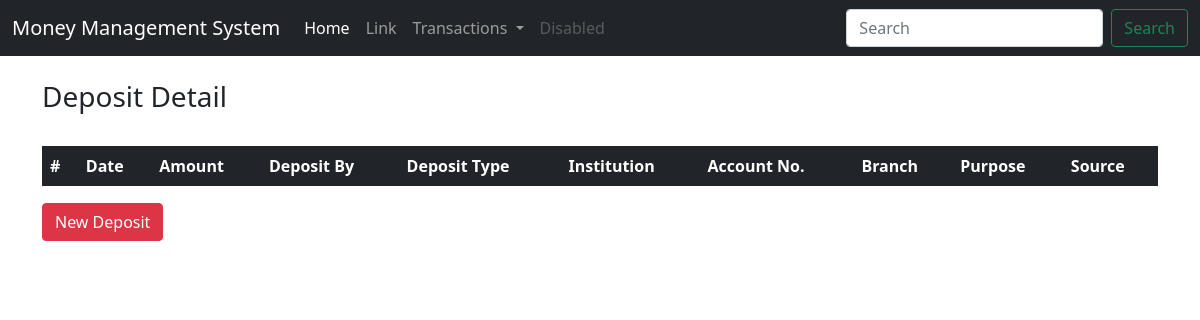
/deposit/all/, run on an earlier commit of the app's database.
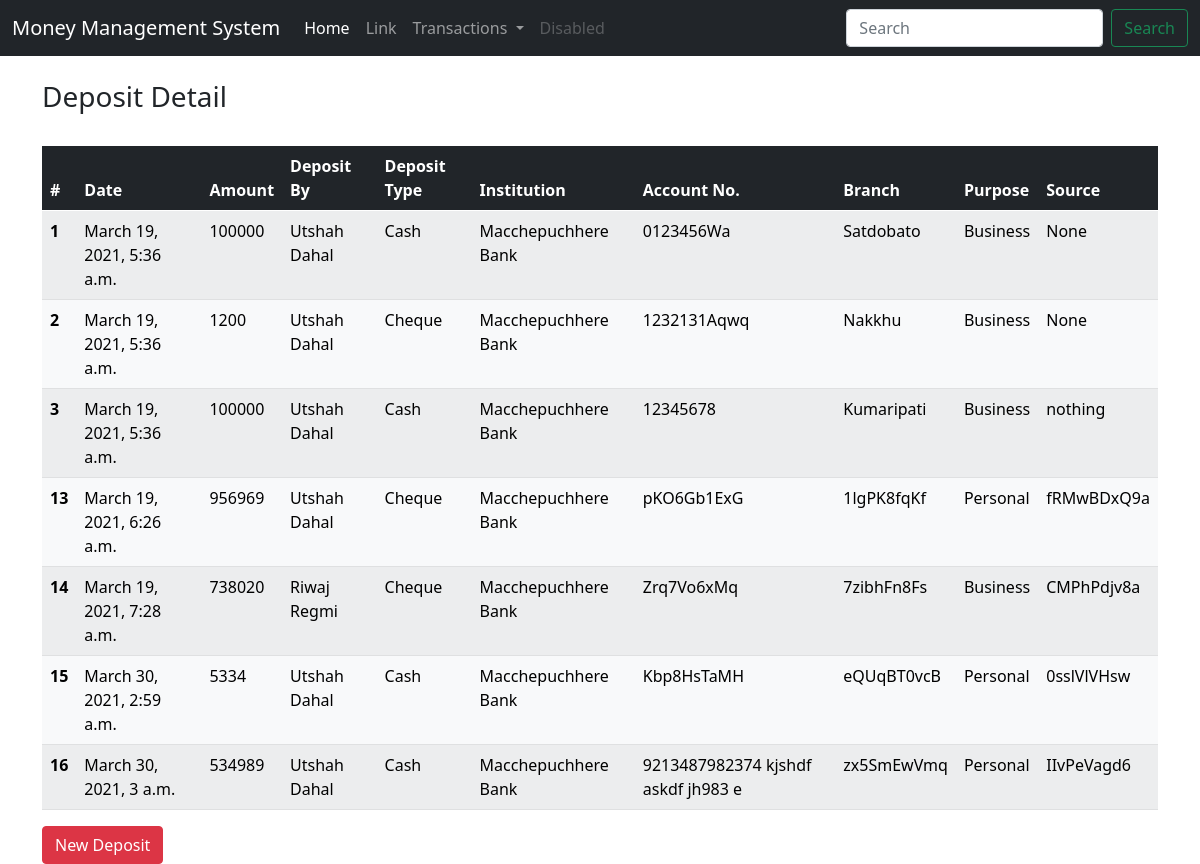
And on a later commit of the database.
### deposit/models.py (models this page shows, shortened)
class TimeStamp(models.Model):
    created_at = models.DateTimeField(auto_now_add=True)
    updated_at = models.DateTimeField(null=True, blank=True)
    class Meta:
        abstract = True

class Deposits(TimeStamp):
    deposit_date = models.DateTimeField(auto_now=True)
    account_no = models.CharField(max_length=300)
    amount = models.PositiveIntegerField()
    by = models.ForeignKey(PersonDetail, on_delete=models.CASCADE)
    deposit_method = models.CharField(max_length=150, choices=DEPOSIT_METHOD)
    institution = models.ForeignKey(InstitutionDetail, on_delete=models.CASCADE)
    branch = models.CharField(max_length=200, default='')
    purpose = models.CharField(max_length=200, choices=PURPOSE)
    business_name = models.CharField(max_length=200, null=True, blank=True)
    source_of_deposit = models.CharField(max_length=300, blank=True, null=True)
    source = models.CharField(max_length=250, null=True, blank=True)
    cheque_no = models.CharField(max_length=200, blank=True, null=True)
    cheque_image = models.ImageField(upload_to='images/cheque_images/', null=True, blank=True)
    deposit_slip_image = models.ImageField(upload_to='images/deposit_slip', null=True, blank=True)

class PersonDetail(TimeStamp):
    name = models.CharField(max_length=200)
    contact = models.CharField(max_length=10, null=True, blank=True)
    address = models.CharField(max_length=200, null=True, blank=True)
    def __str__(self):
        return self.name

### master/models.py (models this page shows, shortened)
class TimeStamp(models.Model):
    created_at = models.DateTimeField(auto_now_add=True)
    updated_at = models.DateTimeField(null=True, blank=True)
    class Meta:
        abstract = True

class InstitutionDetail(TimeStamp):
    institution_type = models.ForeignKey(InstitutionType, on_delete=models.CASCADE)
    name = models.CharField(max_length=200)
    balance = models.PositiveIntegerField(default=0)
    address = models.CharField(max_length=200, blank=True, null=True)
    contact = models.CharField(max_length=10, blank=True, null=True)
    def __str__(self):
        return self.name

### deposit/views.py (the view)
# urls.py: path('deposit/all/', DepositListView.as_view(), name='deposit-list'),
class DepositListView(View):
    def get(self, request):
        person_detail = PersonDetail.objects.all()
        deposit_detail = Deposits.objects.all()
        context = {
            'person_detail':person_detail,
            'deposit_detail':deposit_detail,
        }
        return render(request, 'deposit/deposit-list-view.html', context=context)

### templates/deposit/deposit-list-view.html (shortened to what this page needs)
{% extends 'base/base.html' %}
{% block content %}
<div class="container mt-4">
    <div class="row">
        <div class="col-lg">
            <h3>Deposit Detail</h3>
        </div>
    </div>
</div>
<div class="container">
    <table class="table table-dark table-striped w-100 mt-4">
        <thead>
            <tr>
                <th>#</th>
                <th>Date</th>
                <th>Amount</th>
                <th>Deposit By</th>
                <th>Deposit Type</th>
                <th>Institution</th>
                <th>Account No.</th>
                <th>Branch</th>
                <th>Purpose</th>
                <th>Source</th>
            </tr>
        </thead>
        <tbody>
            {% for d in deposit_detail %}
            <tr class="table-light">
                <th scope="row">{{d.id}}</th>
                <td>{{d.deposit_date}}</td>
                <td>{{d.amount}}</td>
                <td>{{d.by}}</td>
                <td>{{d.deposit_method}}</td>
                <td>{{d.institution}}</td>
                <td>{{d.account_no}}</td>
                <td>{{d.branch}}</td>
                <td>{{d.purpose}}</td>
                <td>{{d.source}}</td>
            </tr>
            {% endfor %}
        </tbody>
    </table>
</div>
<div class="container">
    <a href="{% url 'deposit:new-deposit' %}"><button class="btn btn-danger" id="myBtn">New Deposit</button></a>
</div>
{% endblock %}

### templates/base/base.html (shortened to what this page needs)
<!doctype html>
<html lang="en">
<head>
    <link rel="stylesheet" href="https://cdnjs.cloudflare.com/ajax/libs/font-awesome/4.7.0/css/font-awesome.min.css">
    <link href="https://cdn.jsdelivr.net/npm/bootstrap@5.0.0-beta2/dist/css/bootstrap.min.css" rel="stylesheet">
</head>
<body>
    <nav class="navbar navbar-expand-lg navbar-dark bg-dark">
        <div class="container-fluid">
            <a class="navbar-brand" href="#">Money Management System</a>
            <div class="collapse navbar-collapse" id="navbarSupportedContent">
                <ul class="navbar-nav me-auto mb-2 mb-lg-0">
                    <li class="nav-item">
                        <a class="nav-link active" aria-current="page" href="#">Home</a>
                    </li>
                    <li class="nav-item">
                        <a class="nav-link" href="#">Link</a>
                    </li>
                    <li class="nav-item dropdown">
                        <a class="nav-link dropdown-toggle" href="#" id="navbarDropdown" role="button" data-bs-toggle="dropdown" aria-expanded="false">
                  Transactions
                </a>
                    </li>
                    <li class="nav-item">
                        <a class="nav-link disabled" href="#" tabindex="-1" aria-disabled="true">Disabled</a>
                    </li>
                </ul>
                <form class="d-flex">
                    <input class="form-control me-2" type="search" placeholder="Search" aria-label="Search">
                    <button class="btn btn-outline-success" type="submit">Search</button>
                </form>
            </div>
        </div>
    </nav>
    {% block content %} {% endblock %}
</body>
</html>

What changed in the data, as far as the page shows it:
added Deposits: id "1", deposit_date "March 19, 2021, 5:36 a.m.", amount "100000", by "Utshah Dahal", deposit_method "Cash", institution "Macchepuchhere Bank", account_no "0123456Wa", branch "Satdobato", purpose "Business", source "None"
added Deposits: id "2", deposit_date "March 19, 2021, 5:36 a.m.", amount "1200", by "Utshah Dahal", deposit_method "Cheque", institution "Macchepuchhere Bank", account_no "1232131Aqwq", branch "Nakkhu", purpose "Business", source "None"
added Deposits: id "3", deposit_date "March 19, 2021, 5:36 a.m.", amount "100000", by "Utshah Dahal", deposit_method "Cash", institution "Macchepuchhere Bank", account_no "12345678", branch "Kumaripati", purpose "Business", source "nothing"
added Deposits: id "13", deposit_date "March 19, 2021, 6:26 a.m.", amount "956969", by "Utshah Dahal", deposit_method "Cheque", institution "Macchepuchhere Bank", account_no "pKO6Gb1ExG", branch "1lgPK8fqKf", purpose "Personal", source "fRMwBDxQ9a"
added Deposits: id "14", deposit_date "March 19, 2021, 7:28 a.m.", amount "738020", by "Riwaj Regmi", deposit_method "Cheque", institution "Macchepuchhere Bank", account_no "Zrq7Vo6xMq", branch "7zibhFn8Fs", purpose "Business", source "CMPhPdjv8a"
added Deposits: id "15", deposit_date "March 30, 2021, 2:59 a.m.", amount "5334", by "Utshah Dahal", deposit_method "Cash", institution "Macchepuchhere Bank", account_no "Kbp8HsTaMH", branch "eQUqBT0vcB", purpose "Personal", source "0sslVlVHsw"
added Deposits: id "16", deposit_date "March 30, 2021, 3 a.m.", amount "534989", by "Utshah Dahal", deposit_method "Cash", institution "Macchepuchhere Bank", account_no "9213487982374 kjshdf askdf jh983 e", branch "zx5SmEwVmq", purpose "Personal", source "IIvPeVagd6"
